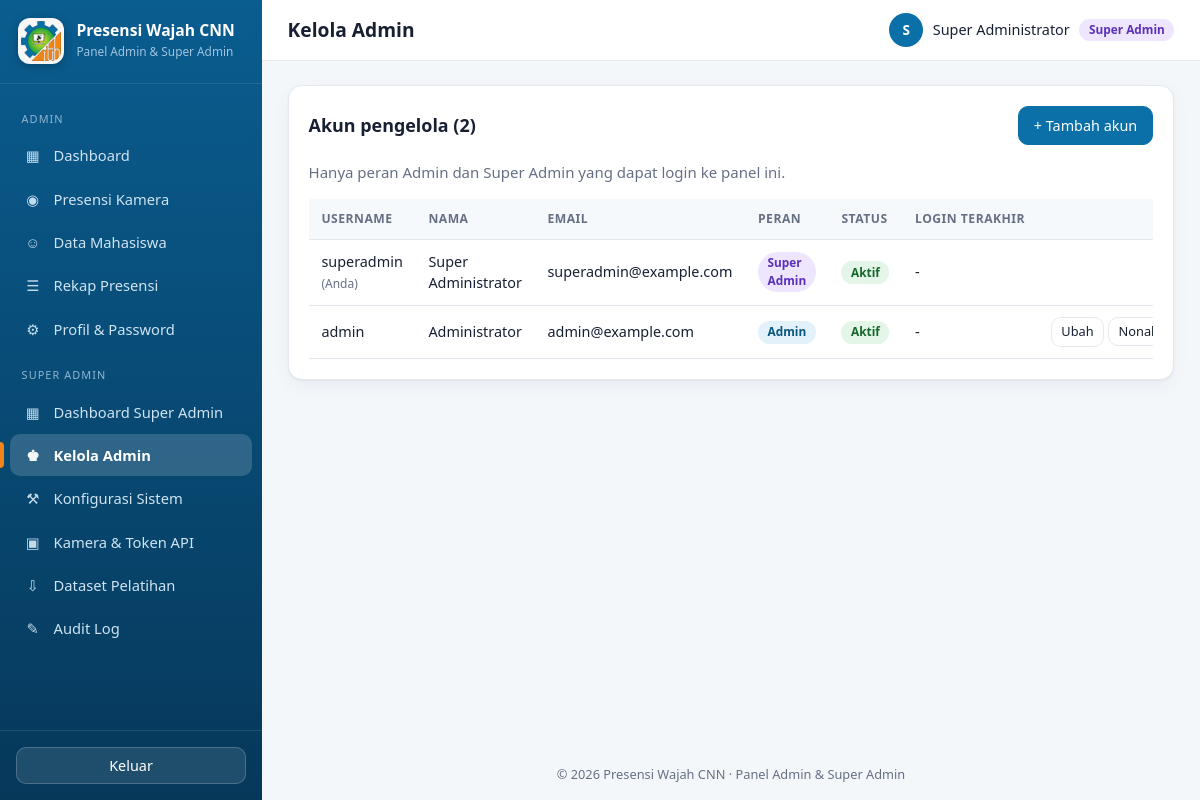
/superadmin/users.php (signed in), run on the app's committed database.
### tables this page shows
CREATE TABLE IF NOT EXISTS `users` (
  `id` INT UNSIGNED NOT NULL AUTO_INCREMENT,
  `username` VARCHAR(50) NOT NULL,
  `nama_lengkap` VARCHAR(100) NOT NULL,
  `email` VARCHAR(120) DEFAULT NULL,
  `password_hash` VARCHAR(255) NOT NULL,
  `role` ENUM('admin','superadmin') NOT NULL DEFAULT 'admin',
  `status_aktif` TINYINT(1) NOT NULL DEFAULT 1,
  `last_login` DATETIME DEFAULT NULL,
  `created_at` DATETIME NOT NULL DEFAULT CURRENT_TIMESTAMP,
  `updated_at` DATETIME NOT NULL DEFAULT CURRENT_TIMESTAMP ON UPDATE CURRENT_TIMESTAMP,
  PRIMARY KEY (`id`),
  UNIQUE KEY `uk_username` (`username`)
);

### includes/functions.php (called while the page is built, shortened)
<?php
function e($v): string
{
    return htmlspecialchars((string)$v, ENT_QUOTES | ENT_SUBSTITUTE, 'UTF-8');
}
function url(string $path = ''): string
{
    return rtrim(BASE_URL, '/') . '/' . ltrim($path, '/');
}
function waktu_id(?string $dt): string
{
    if (!$dt) {
        return '-';
    }
    $t = strtotime($dt);
    return $t ? date('d/m/Y H:i', $t) : '-';
}

### includes/auth.php (called while the page is built, shortened)
<?php
function current_user(): ?array
{
    return $_SESSION['user'] ?? null;
}
function role_label(string $role): string
{
    return $role === 'superadmin' ? 'Super Admin' : 'Admin';
}

### includes/db.php (called while the page is built)
<?php
function db(): PDO
{
    static $pdo = null;
    if ($pdo === null) {
        try {
            $pdo = new PDO(
                'mysql:host=' . DB_HOST . ';dbname=' . DB_NAME . ';charset=utf8mb4',
                DB_USER,
                DB_PASS,
                [
                    PDO::ATTR_ERRMODE            => PDO::ERRMODE_EXCEPTION,
                    PDO::ATTR_DEFAULT_FETCH_MODE => PDO::FETCH_ASSOC,
                    PDO::ATTR_EMULATE_PREPARES   => false,
                ]
            );
            $pdo->exec("SET time_zone = '" . APP_TZ_OFFSET . "'");
        } catch (PDOException $e) {
            http_response_code(500);
            if (defined('API_MODE')) {
                header('Content-Type: application/json; charset=utf-8');
                exit(json_encode(['status' => 'server_error']));
            }
            $detail = APP_DEBUG ? '<br><small>' . htmlspecialchars($e->getMessage()) . '</small>' : '';
            exit('<h3>Koneksi database gagal</h3><p>Pastikan MySQL di XAMPP sudah Start dan file '
                . '<code>database.sql</code> sudah diimpor lewat phpMyAdmin.' . $detail . '</p>');
        }
    }
    return $pdo;
}
function q(string $sql, array $params = []): PDOStatement
{
    $st = db()->prepare($sql);
    $st->execute($params);
    return $st;
}

### superadmin/users.php (the view, shortened to what this page needs)
<?php
$me = current_user();
$users = q('SELECT * FROM users ORDER BY role DESC, username ASC')->fetchAll();
$pageTitle  = 'Kelola Admin';
$activeMenu = 's_users';
require __DIR__ . '/../includes/header.php';
?>
<div class="card">
    <div class="card-head">
        <h2>Akun pengelola (<?= count($users) ?>)</h2>
        <a class="btn btn-primary" href="<?= e(url('superadmin/user_form.php')) ?>">+ Tambah akun</a>
    </div>
    <p class="muted">Hanya peran Admin dan Super Admin yang dapat login ke panel ini.</p>
    <div class="table-wrap">
        <table class="table">
            <thead><tr><th>Username</th><th>Nama</th><th>Email</th><th>Peran</th><th>Status</th><th>Login terakhir</th><th></th></tr></thead>
            <tbody>
            <?php foreach ($users as $u): $self = (int)$u['id'] === $me['id']; ?>
                <tr>
                    <td><?= e($u['username']) ?><?= $self ? ' <small>(Anda)</small>' : '' ?></td>
                    <td><?= e($u['nama_lengkap']) ?></td>
                    <td><?= e($u['email'] ?? '-') ?></td>
                    <td><span class="badge badge-<?= $u['role'] === 'superadmin' ? 'purple' : 'blue' ?>"><?= e(role_label($u['role'])) ?></span></td>
                    <td><span class="badge badge-<?= $u['status_aktif'] ? 'green' : 'gray' ?>"><?= $u['status_aktif'] ? 'Aktif' : 'Nonaktif' ?></span></td>
                    <td><?= e(waktu_id($u['last_login'])) ?></td>
                    <td class="actions">
                        <a class="btn btn-sm" href="<?= e(url('superadmin/user_form.php?id=' . $u['id'])) ?>">Ubah</a>
                        <?php if (!$self): ?>
                        <form method="post" class="inline">
                            <button class="btn btn-sm" type="submit"><?= $u['status_aktif'] ? 'Nonaktifkan' : 'Aktifkan' ?></button>
                        </form>
                        <?php endif; ?>
                    </td>
                </tr>
            <?php endforeach; ?>
            </tbody>
        </table>
    </div>
</div>
<?php require __DIR__ . '/../includes/footer.php'; ?>

### includes/header.php (shortened to what this page needs)
<?php
$user       = current_user();
$pageTitle  = $pageTitle ?? 'Dashboard';
$activeMenu = $activeMenu ?? '';
$menuAdmin = [
    'dashboard' => ['Dashboard',          'admin/dashboard.php',  '▦'],
    'kiosk'     => ['Presensi Kamera',    'admin/kiosk.php',      '◉'],
    'mahasiswa' => ['Data Mahasiswa',     'admin/mahasiswa.php',  '☺'],
    'rekap'     => ['Rekap Presensi',     'admin/rekap.php',      '☰'],
    'profil'    => ['Profil & Password',  'admin/profil.php',     '⚙'],
];
$menuSuper = [
    's_dashboard' => ['Dashboard Super Admin', 'superadmin/dashboard.php',  '▦'],
    's_users'     => ['Kelola Admin',          'superadmin/users.php',      '♚'],
    's_config'    => ['Konfigurasi Sistem',    'superadmin/konfigurasi.php','⚒'],
    's_device'    => ['Kamera & Token API',    'superadmin/perangkat.php',  '▣'],
    's_dataset'   => ['Dataset Pelatihan',     'superadmin/dataset.php',    '⇩'],
    's_audit'     => ['Audit Log',             'superadmin/audit.php',      '✎'],
];
?><!DOCTYPE html>
<html lang="id">
<head>
    <link rel="stylesheet" href="<?= e(url('assets/css/style.css')) ?>">
</head>
<body>
<div class="layout">
    <aside class="sidebar" id="sidebar">
        <div class="brand">
            <img class="brand-logo" src="<?= e(url('assets/img/logo-sm.png')) ?>" alt="Logo ITH">
            <div><strong><?= e(APP_NAME) ?></strong><small>Panel Admin &amp; Super Admin</small></div>
        </div>
        <?php if ($user): ?>
        <nav>
            <div class="nav-title">Admin</div>
            <?php foreach ($menuAdmin as $key => [$label, $href, $icon]): ?>
                <a href="<?= e(url($href)) ?>" class="<?= $activeMenu === $key ? 'active' : '' ?>">
                    <span class="ico"><?= $icon ?></span><?= e($label) ?>
                </a>
            <?php endforeach; ?>
            <?php if (($user['role'] ?? '') === 'superadmin'): ?>
                <div class="nav-title">Super Admin</div>
                <?php foreach ($menuSuper as $key => [$label, $href, $icon]): ?>
                    <a href="<?= e(url($href)) ?>" class="<?= $activeMenu === $key ? 'active' : '' ?>">
                        <span class="ico"><?= $icon ?></span><?= e($label) ?>
                    </a>
                <?php endforeach; ?>
            <?php endif; ?>
        </nav>
        <div class="sidebar-foot">
            <form method="post" action="<?= e(url('logout.php')) ?>" data-confirm="Keluar dari aplikasi?">
                <button type="submit" class="btn btn-block btn-light">Keluar</button>
            </form>
        </div>
        <?php endif; ?>
    </aside>
    <div class="main">
        <header class="topbar">
            <h1><?= e($pageTitle) ?></h1>
            <?php if ($user): ?>
            <div class="who">
                <span class="avatar"><?= e(mb_strtoupper(mb_substr($user['nama'], 0, 1))) ?></span>
                <span class="nama"><?= e($user['nama']) ?></span>
                <span class="badge badge-<?= $user['role'] === 'superadmin' ? 'purple' : 'blue' ?>"><?= e(role_label($user['role'])) ?></span>
            </div>
            <?php endif; ?>
        </header>
        <main class="content">

### data on the page
users: nama_lengkap "S", nama_lengkap "Super Administrator", role "Super Admin", username "superadmin", shows "(Anda)", email "superadmin@example.com", status_aktif "Aktif", last_login "-"
users: username "admin", nama_lengkap "Administrator", email "admin@example.com", role "Admin", status_aktif "Aktif", last_login "-"

### other printed values
APP_NAME "Presensi Wajah CNN"
$icon "▦"
$label "Dashboard"
$icon "◉"
$label "Presensi Kamera"
$icon "☺"
$label "Data Mahasiswa"
$icon "☰"
$label "Rekap Presensi"
$icon "⚙"
$label "Profil & Password"
$label "Dashboard Super Admin"
$icon "♚"
$label "Kelola Admin"
$icon "⚒"
